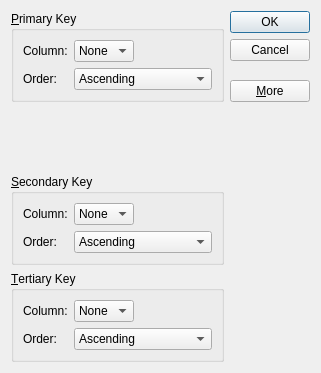
<?xml version="1.0" encoding="UTF-8"?>
<ui version="4.0">
 <class>SortDialog</class>
 <widget class="QDialog" name="SortDialog">
  <property name="geometry">
   <rect>
    <x>0</x>
    <y>0</y>
    <width>321</width>
    <height>373</height>
   </rect>
  </property>
  <property name="windowTitle">
   <string>Sort</string>
  </property>
  <layout class="QGridLayout" name="gridLayout_4">
   <item row="0" column="0">
    <widget class="QGroupBox" name="primaryGroupBox">
     <property name="title">
      <string>&amp;Primary Key</string>
     </property>
     <layout class="QGridLayout" name="gridLayout">
      <item row="0" column="0">
       <widget class="QLabel" name="label">
        <property name="text">
         <string>Column:</string>
        </property>
       </widget>
      </item>
      <item row="0" column="1">
       <widget class="QComboBox" name="primaryColCombo">
        <item>
         <property name="text">
          <string>None</string>
         </property>
        </item>
       </widget>
      </item>
      <item row="0" column="2">
       <spacer name="horizontalSpacer">
        <property name="orientation">
         <enum>Qt::Horizontal</enum>
        </property>
        <property name="sizeHint" stdset="0">
         <size>
          <width>54</width>
          <height>20</height>
         </size>
        </property>
       </spacer>
      </item>
      <item row="1" column="0">
       <widget class="QLabel" name="label_2">
        <property name="text">
         <string>Order:</string>
        </property>
       </widget>
      </item>
      <item row="1" column="1" colspan="2">
       <widget class="QComboBox" name="primaryOrderCombo">
        <item>
         <property name="text">
          <string>Ascending</string>
         </property>
        </item>
        <item>
         <property name="text">
          <string>Descending</string>
         </property>
        </item>
       </widget>
      </item>
     </layout>
    </widget>
   </item>
   <item row="0" column="1">
    <layout class="QVBoxLayout" name="verticalLayout">
     <item>
      <widget class="QPushButton" name="okButton">
       <property name="text">
        <string>OK</string>
       </property>
       <property name="default">
        <bool>true</bool>
       </property>
      </widget>
     </item>
     <item>
      <widget class="QPushButton" name="cancelButton">
       <property name="text">
        <string>Cancel</string>
       </property>
      </widget>
     </item>
     <item>
      <spacer name="verticalSpacer">
       <property name="orientation">
        <enum>Qt::Vertical</enum>
       </property>
       <property name="sizeHint" stdset="0">
        <size>
         <width>20</width>
         <height>0</height>
        </size>
       </property>
      </spacer>
     </item>
     <item>
      <widget class="QPushButton" name="moreButton">
       <property name="text">
        <string>&amp;More</string>
       </property>
       <property name="checkable">
        <bool>true</bool>
       </property>
      </widget>
     </item>
    </layout>
   </item>
   <item row="1" column="0">
    <spacer name="verticalSpacer_2">
     <property name="orientation">
      <enum>Qt::Vertical</enum>
     </property>
     <property name="sizeHint" stdset="0">
      <size>
       <width>20</width>
       <height>34</height>
      </size>
     </property>
    </spacer>
   </item>
   <item row="2" column="0">
    <widget class="QGroupBox" name="secondGroupBox">
     <property name="title">
      <string>&amp;Secondary Key</string>
     </property>
     <layout class="QGridLayout" name="gridLayout_2">
      <item row="0" column="0">
       <widget class="QLabel" name="label_3">
        <property name="text">
         <string>Column:</string>
        </property>
       </widget>
      </item>
      <item row="0" column="1">
       <widget class="QComboBox" name="secondColCombo">
        <item>
         <property name="text">
          <string>None</string>
         </property>
        </item>
       </widget>
      </item>
      <item row="0" column="2">
       <spacer name="horizontalSpacer_2">
        <property name="orientation">
         <enum>Qt::Horizontal</enum>
        </property>
        <property name="sizeHint" stdset="0">
         <size>
          <width>34</width>
          <height>20</height>
         </size>
        </property>
       </spacer>
      </item>
      <item row="1" column="0">
       <widget class="QLabel" name="label_4">
        <property name="text">
         <string>Order:</string>
        </property>
       </widget>
      </item>
      <item row="1" column="1" colspan="2">
       <widget class="QComboBox" name="secondOrderCombo">
        <item>
         <property name="text">
          <string>Ascending</string>
         </property>
        </item>
        <item>
         <property name="text">
          <string>Descending</string>
         </property>
        </item>
       </widget>
      </item>
     </layout>
    </widget>
   </item>
   <item row="3" column="0">
    <widget class="QGroupBox" name="thirdGroupBox">
     <property name="title">
      <string>&amp;Tertiary Key</string>
     </property>
     <layout class="QGridLayout" name="gridLayout_3">
      <item row="0" column="0">
       <widget class="QLabel" name="label_5">
        <property name="text">
         <string>Column:</string>
        </property>
       </widget>
      </item>
      <item row="0" column="1">
       <widget class="QComboBox" name="thirdColCombo">
        <item>
         <property name="text">
          <string>None</string>
         </property>
        </item>
       </widget>
      </item>
      <item row="0" column="2">
       <spacer name="horizontalSpacer_3">
        <property name="orientation">
         <enum>Qt::Horizontal</enum>
        </property>
        <property name="sizeHint" stdset="0">
         <size>
          <width>34</width>
          <height>20</height>
         </size>
        </property>
       </spacer>
      </item>
      <item row="1" column="0">
       <widget class="QLabel" name="label_6">
        <property name="text">
         <string>Order:</string>
        </property>
       </widget>
      </item>
      <item row="1" column="1" colspan="2">
       <widget class="QComboBox" name="thirdOrderCombo">
        <item>
         <property name="text">
          <string>Ascending</string>
         </property>
        </item>
        <item>
         <property name="text">
          <string>Descending</string>
         </property>
        </item>
       </widget>
      </item>
     </layout>
    </widget>
   </item>
  </layout>
 </widget>
 <tabstops>
  <tabstop>primaryColCombo</tabstop>
  <tabstop>primaryOrderCombo</tabstop>
  <tabstop>secondColCombo</tabstop>
  <tabstop>secondOrderCombo</tabstop>
  <tabstop>thirdColCombo</tabstop>
  <tabstop>thirdOrderCombo</tabstop>
  <tabstop>okButton</tabstop>
  <tabstop>cancelButton</tabstop>
  <tabstop>moreButton</tabstop>
 </tabstops>
 <resources/>
 <connections>
  <connection>
   <sender>okButton</sender>
   <signal>clicked()</signal>
   <receiver>SortDialog</receiver>
   <slot>accept()</slot>
   <hints>
    <hint type="sourcelabel">
     <x>264</x>
     <y>22</y>
    </hint>
    <hint type="destinationlabel">
     <x>122</x>
     <y>123</y>
    </hint>
   </hints>
  </connection>
  <connection>
   <sender>cancelButton</sender>
   <signal>clicked()</signal>
   <receiver>SortDialog</receiver>
   <slot>reject()</slot>
   <hints>
    <hint type="sourcelabel">
     <x>285</x>
     <y>56</y>
    </hint>
    <hint type="destinationlabel">
     <x>195</x>
     <y>141</y>
    </hint>
   </hints>
  </connection>
  <connection>
   <sender>moreButton</sender>
   <signal>toggled(bool)</signal>
   <receiver>thirdGroupBox</receiver>
   <slot>setVisible(bool)</slot>
   <hints>
    <hint type="sourcelabel">
     <x>300</x>
     <y>96</y>
    </hint>
    <hint type="destinationlabel">
     <x>201</x>
     <y>297</y>
    </hint>
   </hints>
  </connection>
  <connection>
   <sender>moreButton</sender>
   <signal>toggled(bool)</signal>
   <receiver>secondGroupBox</receiver>
   <slot>setVisible(bool)</slot>
   <hints>
    <hint type="sourcelabel">
     <x>281</x>
     <y>97</y>
    </hint>
    <hint type="destinationlabel">
     <x>217</x>
     <y>195</y>
    </hint>
   </hints>
  </connection>
 </connections>
</ui>
